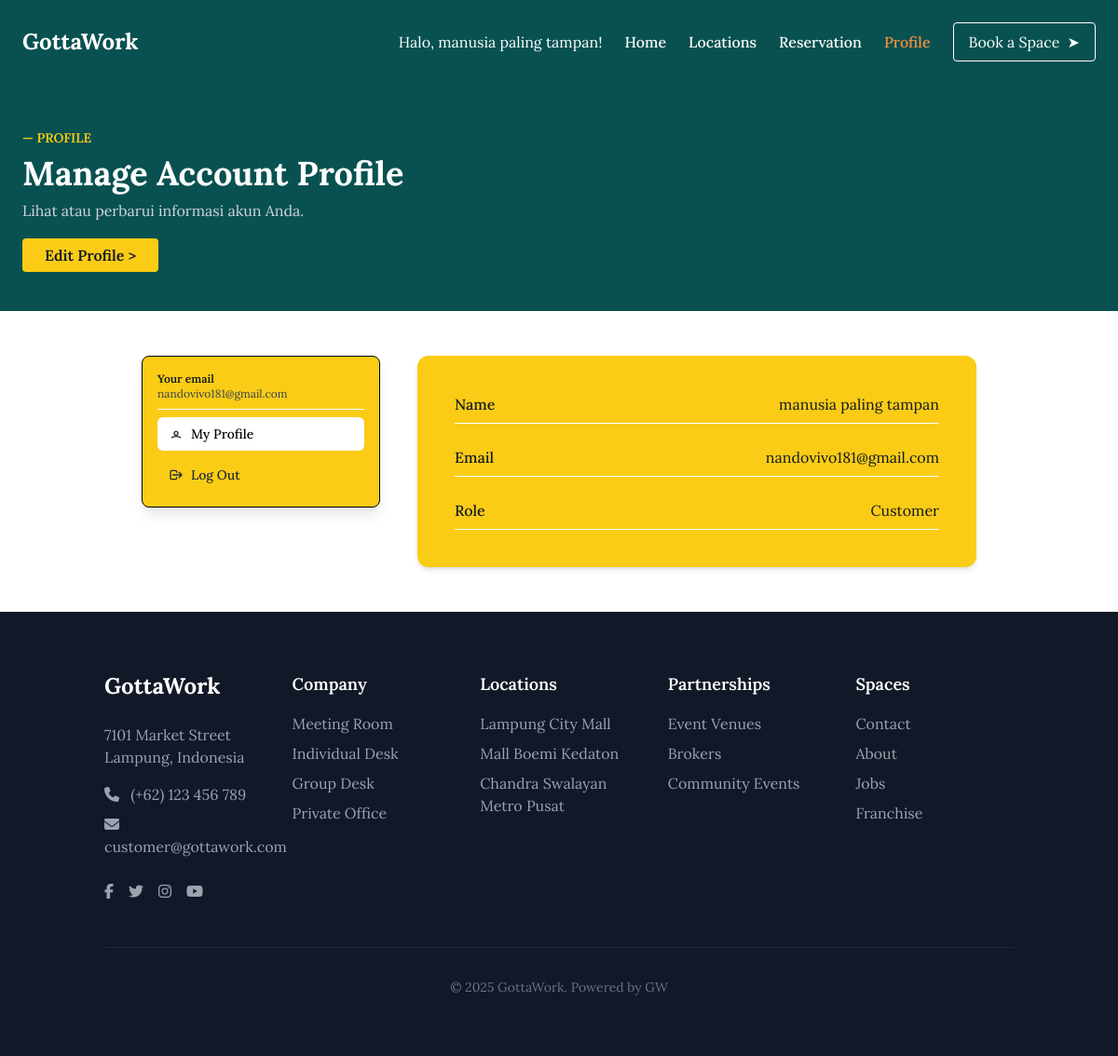
The app's page /customer/profile.php (signed in), older data.
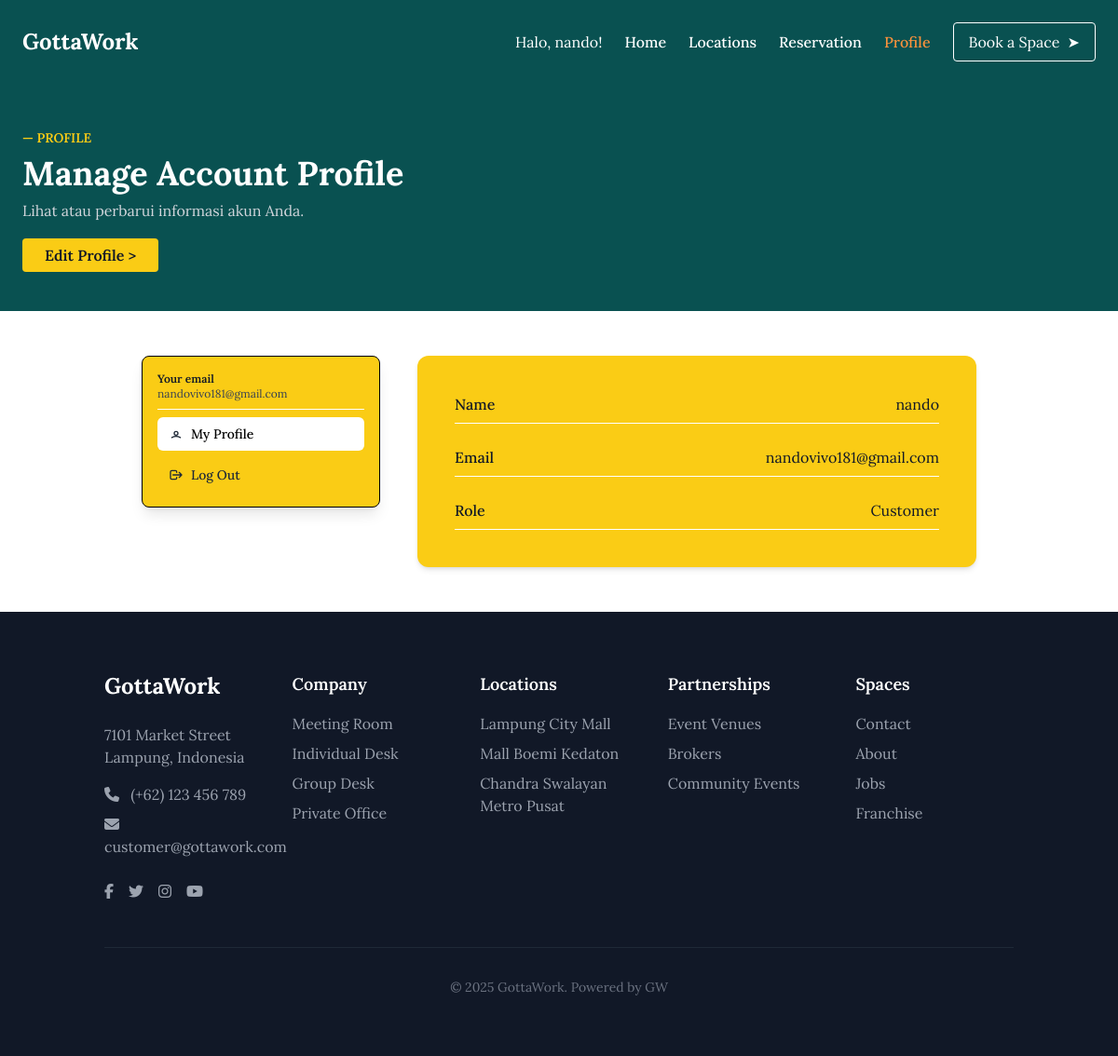
The same page, newer data.
### tables this page shows
CREATE TABLE `users` (
  `id` int NOT NULL,
  `name` varchar(100) NOT NULL,
  `email` varchar(100) NOT NULL,
  `role` enum('Customer','Manager','Staff') NOT NULL,
  `password` varchar(255) NOT NULL,
  `created_at` timestamp NULL DEFAULT CURRENT_TIMESTAMP
);

### customer/profile.php (the view, shortened to what the changed rows need)
<?php
require_once '../db.php';
$current_user_id = (int)$_SESSION['id'];
try {
    $sql = "SELECT * FROM users WHERE id = :id";
    $stmt = $conn->prepare($sql);
    $stmt->bindParam(':id', $current_user_id, PDO::PARAM_INT);
    $stmt->execute();
    $stmt->setFetchMode(PDO::FETCH_ASSOC);
    $user = $stmt->fetch();
} catch (PDOException $e) {
    die("Error saat mengambil data pengguna: " . $e->getMessage());
}
?>
<!DOCTYPE html>
<html lang="en">
<head>
    <script src="https://cdn.tailwindcss.com"></script>
</head>
<body class="flex flex-col min-h-screen">
    <div class="flex-grow">
        <?php
          $active_page = 'profile';
          require_once '../includes/header_customer.php';
        ?>
        <div class="bg-custom-gray text-white">
            <section class="max-w-7xl mx-auto px-6 py-12">
                <h2 class="text-4xl font-bold">Manage Account Profile</h2>
            </section>
        </div>
        <main class="py-12 px-4 bg-white flex justify-center">
            <div class="flex gap-10 flex-col md:flex-row items-start">
                <div class="bg-yellow-400 rounded-lg shadow-lg w-64 p-4 space-y-2 border border-black">
                    <div>
                      <p class="text-xs font-semibold text-gray-900">Your email</p>
                      <p class="text-xs text-gray-700"><?= htmlspecialchars($user['email']) ?></p>
                    </div>
                </div>
                <div id="profile" class="bg-yellow-400 rounded-xl w-[600px] p-6 sm:p-10 shadow-md">
                    <div class="space-y-6 text-sm sm:text-base text-gray-900">
                        <div class="border-b border-white pb-2 flex justify-between">
                          <span class="font-medium">Name</span>
                          <span class="font-light"><?= htmlspecialchars($user['name']) ?></span>
                        </div>
                        <div class="border-b border-white pb-2 flex justify-between">
                          <span class="font-medium">Email</span>
                          <span class="font-light"><?= htmlspecialchars($user['email']) ?></span>
                        </div>
                        <div class="border-b border-white pb-2 flex justify-between">
                          <span class="font-medium">Role</span>
                          <span class="font-light"><?= htmlspecialchars($user['role']) ?></span>
                        </div>
                    </div>
                </div>
            </div>
        </main>
    </div>
    <?php
        require_once '../includes/footer.php';
    ?>
</body>
</html>

### includes/header_customer.php (shortened to what the changed rows need)
<?php
$current_page = $active_page ?? '';
function is_active($page_name, $current_page) {
    return $page_name === $current_page ? 'text-orange-400 font-medium underline-offset-4' : 'text-white hover:text-orange-400 font-medium';
}
?>
<div class="bg-custom-gray">
  <header class="text-white py-6 px-6 flex items-center justify-between max-w-7xl mx-auto">
    <div class="flex items-center">
        <span class="mr-6">Halo, <?php echo htmlspecialchars($_SESSION['name']); ?>!</span>
        <nav class="flex items-center space-x-6">
            <a href="homepage.php" class="<?php echo is_active('home', $current_page); ?>">Home</a>
            <a href="ketersediaanws.php" class="<?php echo is_active('locations', $current_page); ?>">Locations</a>
            <a href="membatalkanreservasi.php" class="<?php echo is_active('reservation', $current_page); ?>">Reservation</a>
            <a href="profile.php" class="<?php echo is_active('profile', $current_page); ?>">Profile</a>
            <a href="ketersediaanws.php" class="ml-4 border border-white text-white px-4 py-2 rounded hover:bg-white hover:text-gray-800 transition">
            </a>
        </nav>
    </div>
  </header>
</div>

Row changes from the older to the newer data that the page shows:
changed users "nandovivo181@gmail.com": name "manusia paling tampan" → "nando"
Text that changed along with them:
$_SESSION['name']: "manusia paling tampan" → "nando"
